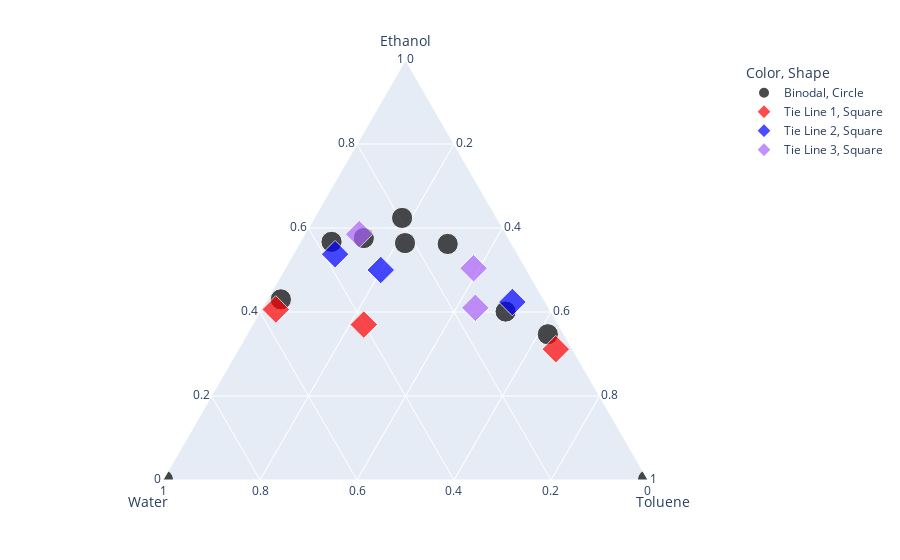

Notebook code for this chart:
### Code cell
### PLOTLY - TERNARY PHASE DIAGRAM
# Importing Pandas and plotly
import pandas as pd
import os
root_dir = os.getcwd()
import plotly.express as px

# Changing Directory back to the folder 'Dataset_Final' (root directory)
os.chdir(root_dir)
# Opening Dataset in Pandas
binodal = pd.read_csv('Ternary_Phase_Diagram.csv')

# Defining figure parameters for Plotly
fig = px.scatter_ternary(binodal, # data Ethanol,Water,Toluen
                        a="Ethanol", b="Water", c="Toluene",
                         size = 'Size', size_max = 15, #size of data points (bigger for tie lines)
                         color = 'Color', color_discrete_map = {"Binodal" : "black", 
                                                               "Tie Line 1" : "red", 
                                                               "Tie Line 2" : "blue"}, #Defines color for various points
                         symbol = "Shape") # shape (circles, squares, diamonds)
# Show ternary plot
fig.show()

# Exporting SVG
# Define preferred export format and export engine as Kaleido
fig.to_image(format="svg", engine="kaleido")
# Export image as 'Binodal.png'
fig.write_image('Binodal_plotly.svg')

# Exporting PNG
# Define preferred export format and export engine as Kaleido
fig.to_image(format="png", engine="kaleido")
# Export image as 'Binodal.png'
fig.write_image('Binodal_plotly.png')

### Figure 1 — Plotly figure (JSON) as saved in the notebook; plotly's stock layout.template omitted (floating-point values rounded to 4 significant figures)
{"data": [{"a": [0, 0.347, 0.562, 0.624, 0.401, 0.564, 0.567, 0.576, 0.43, 0], "b": [0, 0.033, 0.132, 0.195, 0.093, 0.219, 0.369, 0.298, 0.542, 1], "c": [1, 0.62, 0.306, 0.181, 0.506, 0.217, 0.064, 0.126, 0.028, 0], "hovertemplate": "Color=Binodal<br>Shape=Circle<br>Ethanol=%{a}<br>Water=%{b}<br>Toluene=%{c}<br>Size=%{marker.size}<extra></extra>", "legendgroup": "Binodal, Circle", "marker": {"color": "black", "size": [0.1, 0.1, 0.1, 0.1, 0.1, 0.1, 0.1, 0.1, 0.1, 0.1], "sizemode": "area", "sizeref": 0.0004444, "symbol": "circle"}, "mode": "markers", "name": "Binodal, Circle", "showlegend": true, "subplot": "ternary", "type": "scatterternary"}, {"a": [0.37, 0.3115, 0.4061], "b": [0.401, 0.03427, 0.5644], "c": [0.229, 0.6542, 0.02947], "hovertemplate": "Color=Tie Line 1<br>Shape=Square<br>Ethanol=%{a}<br>Water=%{b}<br>Toluene=%{c}<br>Size=%{marker.size}<extra></extra>", "legendgroup": "Tie Line 1, Square", "marker": {"color": "red", "size": [0.1, 0.1, 0.1], "sizemode": "area", "sizeref": 0.0004444, "symbol": "diamond"}, "mode": "markers", "name": "Tie Line 1, Square", "showlegend": true, "subplot": "ternary", "type": "scatterternary"}, {"a": [0.5, 0.4237, 0.5376], "b": [0.301, 0.0678, 0.3763], "c": [0.199, 0.5085, 0.08602], "hovertemplate": "Color=Tie Line 2<br>Shape=Square<br>Ethanol=%{a}<br>Water=%{b}<br>Toluene=%{c}<br>Size=%{marker.size}<extra></extra>", "legendgroup": "Tie Line 2, Square", "marker": {"color": "blue", "size": [0.1, 0.1, 0.1], "sizemode": "area", "sizeref": 0.0004444, "symbol": "diamond"}, "mode": "markers", "name": "Tie Line 2, Square", "showlegend": true, "subplot": "ternary", "type": "scatterternary"}, {"a": [0.41, 0.504, 0.5854], "b": [0.151, 0.1076, 0.3028], "c": [0.439, 0.3883, 0.1118], "hovertemplate": "Color=Tie Line 3<br>Shape=Square<br>Ethanol=%{a}<br>Water=%{b}<br>Toluene=%{c}<br>Size=%{marker.size}<extra></extra>", "legendgroup": "Tie Line 3, Square", "marker": {"color": "#ab63fa", "size": [0.1, 0.1, 0.1], "sizemode": "area", "sizeref": 0.0004444, "symbol": "diamond"}, "mode": "markers", "name": "Tie Line 3, Square", "showlegend": true, "subplot": "ternary", "type": "scatterternary"}], "layout": {"legend": {"itemsizing": "constant", "title": {"text": "Color, Shape"}, "tracegroupgap": 0}, "margin": {"t": 60}, "ternary": {"aaxis": {"title": {"text": "Ethanol"}}, "baxis": {"title": {"text": "Water"}}, "caxis": {"title": {"text": "Toluene"}}, "domain": {"x": [0, 1], "y": [0, 1]}}}}
